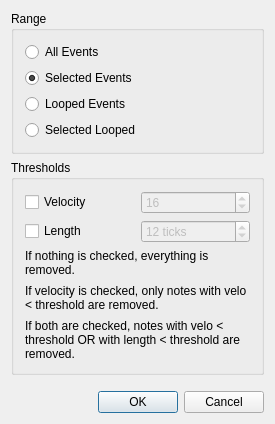
<?xml version="1.0" encoding="UTF-8"?>
<ui version="4.0">
 <class>RemoveBase</class>
 <widget class="QDialog" name="RemoveBase">
  <property name="enabled">
   <bool>true</bool>
  </property>
  <property name="geometry">
   <rect>
    <x>0</x>
    <y>0</y>
    <width>275</width>
    <height>424</height>
   </rect>
  </property>
  <property name="windowTitle">
   <string>MusE: Erase Notes</string>
  </property>
  <layout class="QVBoxLayout" name="verticalLayout_2">
   <property name="spacing">
    <number>6</number>
   </property>
   <property name="margin">
    <number>11</number>
   </property>
   <item>
    <widget class="QGroupBox" name="rangeBox">
     <property name="title">
      <string>Range</string>
     </property>
     <layout class="QVBoxLayout" name="verticalLayout">
      <property name="spacing">
       <number>6</number>
      </property>
      <property name="margin">
       <number>11</number>
      </property>
      <item>
       <widget class="QRadioButton" name="all_events_button">
        <property name="text">
         <string>All Events</string>
        </property>
       </widget>
      </item>
      <item>
       <widget class="QRadioButton" name="selected_events_button">
        <property name="text">
         <string>Selected Events</string>
        </property>
        <property name="checked">
         <bool>true</bool>
        </property>
       </widget>
      </item>
      <item>
       <widget class="QRadioButton" name="looped_events_button">
        <property name="text">
         <string>Looped Events</string>
        </property>
       </widget>
      </item>
      <item>
       <widget class="QRadioButton" name="selected_looped_button">
        <property name="text">
         <string>Selected Looped</string>
        </property>
       </widget>
      </item>
     </layout>
    </widget>
   </item>
   <item>
    <widget class="QGroupBox" name="groupBox_2">
     <property name="title">
      <string>Thresholds</string>
     </property>
     <property name="flat">
      <bool>false</bool>
     </property>
     <property name="checkable">
      <bool>false</bool>
     </property>
     <layout class="QGridLayout" name="gridLayout">
      <property name="margin">
       <number>11</number>
      </property>
      <property name="spacing">
       <number>6</number>
      </property>
      <item row="0" column="1">
       <widget class="QSpinBox" name="velo_spinbox">
        <property name="enabled">
         <bool>false</bool>
        </property>
        <property name="accelerated">
         <bool>true</bool>
        </property>
        <property name="suffix">
         <string/>
        </property>
        <property name="minimum">
         <number>0</number>
        </property>
        <property name="maximum">
         <number>127</number>
        </property>
        <property name="singleStep">
         <number>1</number>
        </property>
        <property name="value">
         <number>16</number>
        </property>
       </widget>
      </item>
      <item row="1" column="1">
       <widget class="QSpinBox" name="len_spinbox">
        <property name="enabled">
         <bool>false</bool>
        </property>
        <property name="suffix">
         <string> ticks</string>
        </property>
        <property name="maximum">
         <number>10000</number>
        </property>
        <property name="value">
         <number>12</number>
        </property>
       </widget>
      </item>
      <item row="0" column="0">
       <widget class="QCheckBox" name="velo_checkbox">
        <property name="text">
         <string>Velocity</string>
        </property>
       </widget>
      </item>
      <item row="1" column="0">
       <widget class="QCheckBox" name="len_checkbox">
        <property name="text">
         <string>Length</string>
        </property>
       </widget>
      </item>
      <item row="2" column="0" colspan="2">
       <widget class="QLabel" name="label">
        <property name="sizePolicy">
         <sizepolicy hsizetype="Preferred" vsizetype="Minimum">
          <horstretch>0</horstretch>
          <verstretch>0</verstretch>
         </sizepolicy>
        </property>
        <property name="text">
         <string>&lt;!DOCTYPE HTML PUBLIC &quot;-//W3C//DTD HTML 4.0//EN&quot; &quot;http://www.w3.org/TR/REC-html40/strict.dtd&quot;&gt;
&lt;html&gt;&lt;head&gt;&lt;meta name=&quot;qrichtext&quot; content=&quot;1&quot; /&gt;&lt;style type=&quot;text/css&quot;&gt;
p, li { white-space: pre-wrap; }
&lt;/style&gt;&lt;/head&gt;&lt;body style=&quot; font-family:'Sans'; font-size:9pt; font-weight:400; font-style:normal;&quot;&gt;
&lt;p style=&quot; margin-top:0px; margin-bottom:7px; margin-left:0px; margin-right:0px; -qt-block-indent:0; text-indent:0px;&quot;&gt;If nothing is checked, everything is removed.&lt;/p&gt;
&lt;p style=&quot; margin-top:0px; margin-bottom:7px; margin-left:0px; margin-right:0px; -qt-block-indent:0; text-indent:0px;&quot;&gt;If velocity is checked, only notes with velo &amp;lt; threshold are removed.&lt;/p&gt;
&lt;p style=&quot; margin-top:0px; margin-bottom:0px; margin-left:0px; margin-right:0px; -qt-block-indent:0; text-indent:0px;&quot;&gt;If both are checked, notes with velo &amp;lt; threshold OR with length &amp;lt; threshold are removed.&lt;/p&gt;&lt;/body&gt;&lt;/html&gt;</string>
        </property>
        <property name="textFormat">
         <enum>Qt::AutoText</enum>
        </property>
        <property name="wordWrap">
         <bool>true</bool>
        </property>
       </widget>
      </item>
     </layout>
    </widget>
   </item>
   <item>
    <spacer name="verticalSpacer">
     <property name="orientation">
      <enum>Qt::Vertical</enum>
     </property>
     <property name="sizeHint" stdset="0">
      <size>
       <width>20</width>
       <height>40</height>
      </size>
     </property>
    </spacer>
   </item>
   <item>
    <layout class="QHBoxLayout" name="horizontalLayout">
     <property name="spacing">
      <number>6</number>
     </property>
     <item>
      <spacer name="Spacer1">
       <property name="orientation">
        <enum>Qt::Horizontal</enum>
       </property>
       <property name="sizeType">
        <enum>QSizePolicy::Expanding</enum>
       </property>
       <property name="sizeHint" stdset="0">
        <size>
         <width>20</width>
         <height>20</height>
        </size>
       </property>
      </spacer>
     </item>
     <item>
      <widget class="QPushButton" name="okButton">
       <property name="text">
        <string>OK</string>
       </property>
       <property name="autoDefault">
        <bool>false</bool>
       </property>
       <property name="default">
        <bool>true</bool>
       </property>
      </widget>
     </item>
     <item>
      <widget class="QPushButton" name="cancelButton">
       <property name="text">
        <string>Cancel</string>
       </property>
      </widget>
     </item>
    </layout>
   </item>
  </layout>
 </widget>
 <layoutdefault spacing="6" margin="11"/>
 <resources/>
 <connections>
  <connection>
   <sender>okButton</sender>
   <signal>clicked()</signal>
   <receiver>RemoveBase</receiver>
   <slot>accept()</slot>
   <hints>
    <hint type="sourcelabel">
     <x>20</x>
     <y>20</y>
    </hint>
    <hint type="destinationlabel">
     <x>20</x>
     <y>20</y>
    </hint>
   </hints>
  </connection>
  <connection>
   <sender>cancelButton</sender>
   <signal>clicked()</signal>
   <receiver>RemoveBase</receiver>
   <slot>reject()</slot>
   <hints>
    <hint type="sourcelabel">
     <x>20</x>
     <y>20</y>
    </hint>
    <hint type="destinationlabel">
     <x>20</x>
     <y>20</y>
    </hint>
   </hints>
  </connection>
  <connection>
   <sender>velo_checkbox</sender>
   <signal>toggled(bool)</signal>
   <receiver>velo_spinbox</receiver>
   <slot>setEnabled(bool)</slot>
   <hints>
    <hint type="sourcelabel">
     <x>83</x>
     <y>192</y>
    </hint>
    <hint type="destinationlabel">
     <x>198</x>
     <y>193</y>
    </hint>
   </hints>
  </connection>
  <connection>
   <sender>len_checkbox</sender>
   <signal>toggled(bool)</signal>
   <receiver>len_spinbox</receiver>
   <slot>setEnabled(bool)</slot>
   <hints>
    <hint type="sourcelabel">
     <x>83</x>
     <y>221</y>
    </hint>
    <hint type="destinationlabel">
     <x>198</x>
     <y>222</y>
    </hint>
   </hints>
  </connection>
 </connections>
</ui>
